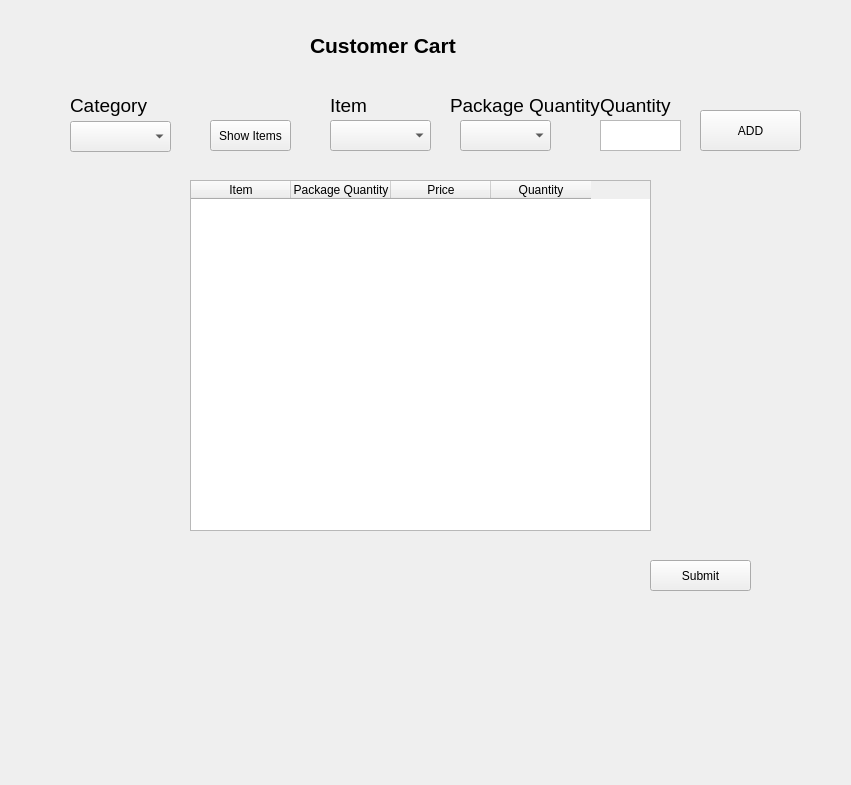
<?xml version="1.0" encoding="UTF-8"?>
<ui version="4.0">
 <class>CustomerCart</class>
 <widget class="QWidget" name="CustomerCart">
  <property name="geometry">
   <rect>
    <x>0</x>
    <y>0</y>
    <width>851</width>
    <height>785</height>
   </rect>
  </property>
  <property name="windowTitle">
   <string>CustomerCart</string>
  </property>
  <widget class="QLabel" name="label_2">
   <property name="geometry">
    <rect>
     <x>70</x>
     <y>90</y>
     <width>91</width>
     <height>31</height>
    </rect>
   </property>
   <property name="text">
    <string>&lt;html&gt;&lt;head/&gt;&lt;body&gt;&lt;p&gt;&lt;span style=&quot; font-size:14pt;&quot;&gt;Category&lt;/span&gt;&lt;/p&gt;&lt;/body&gt;&lt;/html&gt;</string>
   </property>
  </widget>
  <widget class="QLabel" name="label_3">
   <property name="geometry">
    <rect>
     <x>330</x>
     <y>90</y>
     <width>91</width>
     <height>31</height>
    </rect>
   </property>
   <property name="text">
    <string>&lt;html&gt;&lt;head/&gt;&lt;body&gt;&lt;p&gt;&lt;span style=&quot; font-size:14pt;&quot;&gt;Item&lt;/span&gt;&lt;/p&gt;&lt;/body&gt;&lt;/html&gt;</string>
   </property>
  </widget>
  <widget class="QLabel" name="label">
   <property name="geometry">
    <rect>
     <x>310</x>
     <y>20</y>
     <width>201</width>
     <height>51</height>
    </rect>
   </property>
   <property name="text">
    <string>&lt;html&gt;&lt;head/&gt;&lt;body&gt;&lt;p&gt;&lt;span style=&quot; font-size:16pt; font-weight:600;&quot;&gt;Customer Cart&lt;/span&gt;&lt;/p&gt;&lt;/body&gt;&lt;/html&gt;</string>
   </property>
  </widget>
  <widget class="QPushButton" name="CustomerCartSubmit">
   <property name="geometry">
    <rect>
     <x>650</x>
     <y>560</y>
     <width>101</width>
     <height>31</height>
    </rect>
   </property>
   <property name="text">
    <string>Submit</string>
   </property>
  </widget>
  <widget class="QComboBox" name="CustomerCartItem">
   <property name="geometry">
    <rect>
     <x>330</x>
     <y>120</y>
     <width>101</width>
     <height>31</height>
    </rect>
   </property>
  </widget>
  <widget class="QLabel" name="label_4">
   <property name="geometry">
    <rect>
     <x>600</x>
     <y>90</y>
     <width>91</width>
     <height>31</height>
    </rect>
   </property>
   <property name="text">
    <string>&lt;html&gt;&lt;head/&gt;&lt;body&gt;&lt;p&gt;&lt;span style=&quot; font-size:14pt;&quot;&gt;Quantity&lt;/span&gt;&lt;/p&gt;&lt;/body&gt;&lt;/html&gt;</string>
   </property>
  </widget>
  <widget class="QPushButton" name="CustomerCartAdd">
   <property name="geometry">
    <rect>
     <x>700</x>
     <y>110</y>
     <width>101</width>
     <height>41</height>
    </rect>
   </property>
   <property name="text">
    <string>ADD</string>
   </property>
  </widget>
  <widget class="QComboBox" name="CustomerCartCategory">
   <property name="geometry">
    <rect>
     <x>70</x>
     <y>121</y>
     <width>101</width>
     <height>31</height>
    </rect>
   </property>
  </widget>
  <widget class="QTextEdit" name="CustomerCartQuantity">
   <property name="geometry">
    <rect>
     <x>600</x>
     <y>120</y>
     <width>81</width>
     <height>31</height>
    </rect>
   </property>
  </widget>
  <widget class="QPushButton" name="ShowItems">
   <property name="geometry">
    <rect>
     <x>210</x>
     <y>120</y>
     <width>81</width>
     <height>31</height>
    </rect>
   </property>
   <property name="text">
    <string>Show Items</string>
   </property>
  </widget>
  <widget class="QTableWidget" name="tableWidget">
   <property name="geometry">
    <rect>
     <x>190</x>
     <y>180</y>
     <width>461</width>
     <height>351</height>
    </rect>
   </property>
   <column>
    <property name="text">
     <string>Item</string>
    </property>
   </column>
   <column>
    <property name="text">
     <string>Package Quantity</string>
    </property>
   </column>
   <column>
    <property name="text">
     <string>Price</string>
    </property>
   </column>
   <column>
    <property name="text">
     <string>Quantity</string>
    </property>
   </column>
  </widget>
  <widget class="QLabel" name="label_5">
   <property name="geometry">
    <rect>
     <x>450</x>
     <y>90</y>
     <width>151</width>
     <height>31</height>
    </rect>
   </property>
   <property name="font">
    <font>
     <pointsize>5</pointsize>
    </font>
   </property>
   <property name="text">
    <string>&lt;html&gt;&lt;head/&gt;&lt;body&gt;&lt;p&gt;&lt;span style=&quot; font-size:14pt;&quot;&gt;Package Quantity&lt;/span&gt;&lt;/p&gt;&lt;/body&gt;&lt;/html&gt;</string>
   </property>
  </widget>
  <widget class="QComboBox" name="customerPackageQuantity">
   <property name="geometry">
    <rect>
     <x>460</x>
     <y>120</y>
     <width>91</width>
     <height>31</height>
    </rect>
   </property>
  </widget>
 </widget>
 <layoutdefault spacing="6" margin="11"/>
 <resources/>
 <connections>
  <connection>
   <sender>CustomerCartSubmit</sender>
   <signal>clicked()</signal>
   <receiver>CustomerCart</receiver>
   <slot>BillingPage()</slot>
   <hints>
    <hint type="sourcelabel">
     <x>700</x>
     <y>575</y>
    </hint>
    <hint type="destinationlabel">
     <x>425</x>
     <y>392</y>
    </hint>
   </hints>
  </connection>
  <connection>
   <sender>CustomerCartAdd</sender>
   <signal>clicked()</signal>
   <receiver>CustomerCart</receiver>
   <slot>addCartSubmit()</slot>
   <hints>
    <hint type="sourcelabel">
     <x>670</x>
     <y>130</y>
    </hint>
    <hint type="destinationlabel">
     <x>425</x>
     <y>392</y>
    </hint>
   </hints>
  </connection>
  <connection>
   <sender>ShowItems</sender>
   <signal>clicked()</signal>
   <receiver>CustomerCart</receiver>
   <slot>showItems()</slot>
   <hints>
    <hint type="sourcelabel">
     <x>250</x>
     <y>135</y>
    </hint>
    <hint type="destinationlabel">
     <x>425</x>
     <y>392</y>
    </hint>
   </hints>
  </connection>
  <connection>
   <sender>CustomerCartItem</sender>
   <signal>currentTextChanged(QString)</signal>
   <receiver>CustomerCart</receiver>
   <slot>showPackageQuantity()</slot>
   <hints>
    <hint type="sourcelabel">
     <x>380</x>
     <y>135</y>
    </hint>
    <hint type="destinationlabel">
     <x>425</x>
     <y>392</y>
    </hint>
   </hints>
  </connection>
 </connections>
 <slots>
  <slot>BillingPage()</slot>
  <slot>addCartSubmit()</slot>
  <slot>showItems()</slot>
  <slot>showPackageQuantity()</slot>
 </slots>
</ui>
